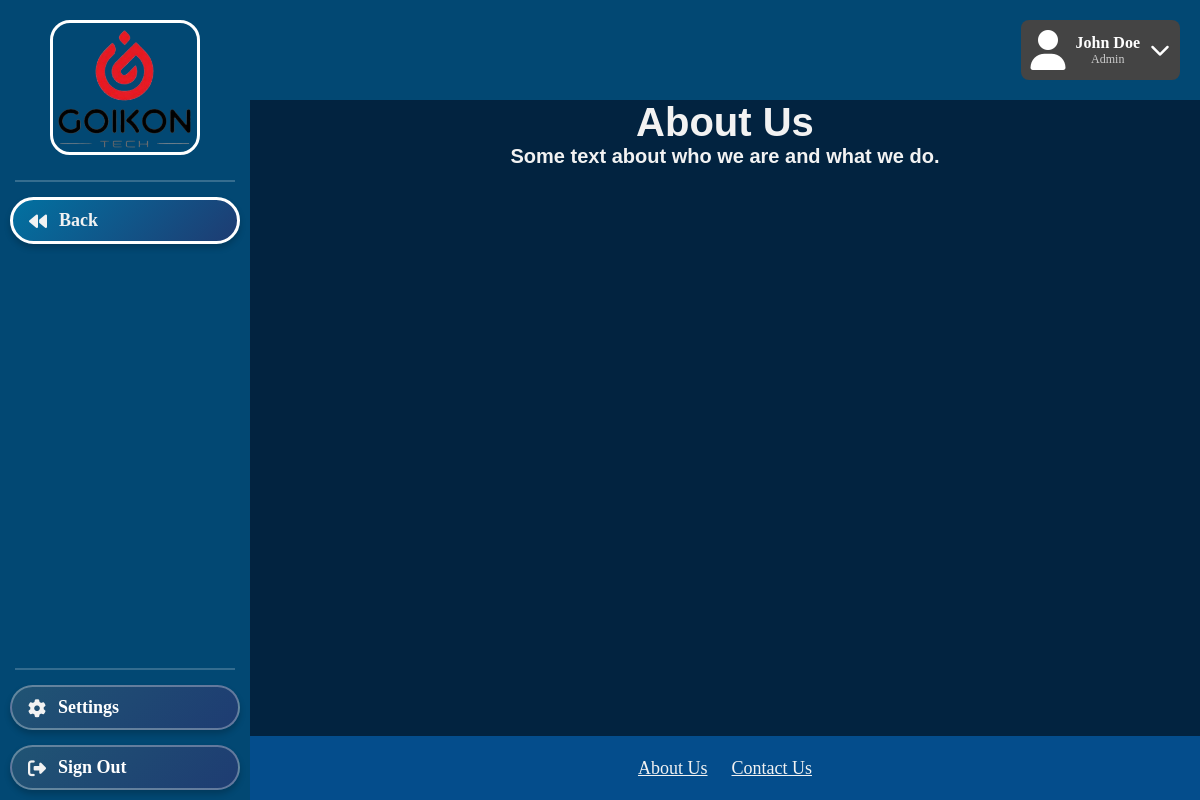
The app's page /Homepages/AboutUs.php (signed in) with its own data.
### tables this page shows
CREATE TABLE User (
    UserID INTEGER PRIMARY KEY AUTOINCREMENT,
    RoleID INTEGER NOT NULL,
    AccountType TEXT NOT NULL CHECK (AccountType IN ('Admin', 'Player', 'Team Manager', 'Referee')),
    Firstname VARCHAR(255) NOT NULL,
    Surname VARCHAR(255) NOT NULL,
    Password TEXT NOT NULL,
    Username TEXT NOT NULL UNIQUE,
    DateOfBirth DATE NOT NULL,
    Nationality VARCHAR(255) NOT NULL,
    PhoneNumber VARCHAR(255) NOT NULL,
    Email TEXT NOT NULL UNIQUE,
    FOREIGN KEY (RoleID) REFERENCES Roles(RoleID) ON DELETE CASCADE ON UPDATE CASCADE
);

### Homepages/AboutUs.php (the view, shortened to what this page needs)
<?php
require_once '../Include/db.php';
$userID = $_SESSION['user_id'];
try {
    $dbInstance = new Database();
    $conn = $dbInstance->getConnection();
} catch (Exception $e) {
    die("Error: " . $e->getMessage());
}
$sql = "SELECT *
        FROM User
        WHERE UserID = ?";
$stmt = $conn->prepare($sql);
$stmt->bindValue(1, $userID, SQLITE3_INTEGER);
$result = $stmt->execute();
if ($result) {
    $row = $result->fetchArray(SQLITE3_ASSOC);
    if ($row) {
        $firstname = $row['Firstname'];
        $surname = $row['Surname'];
        $role = $row['AccountType'];
    } else {
        die("User not found.");
    }
} else {
    die("Error fetching user data: " . $conn->lastErrorMsg());
}
?>
<!DOCTYPE html>
<html>
   <link rel="stylesheet" href="../styles.css">
   <div class="header">
        <div class="profile-box">
            <i class="fa fa-user"></i>
            <div>
                <div class="name"><?php echo $firstname . ' ' . $surname; ?></div>
                <div class="role"><?php echo $role; ?></div>
            </div>
            <i class="fa fa-chevron-down dropdown-icon"></i>
        </div>
   </div>
   <div class="sidebar">
       <img src="../GoIkonLogoFinal.png" alt="Goikon Logo" class = "goikon-logo">
       <div class="sidebar-separator"></div>
       <div class="sidebar-button">
            <a onclick="history.back()">
                <i class="fa-solid fa-backward"></i>Back
            </a>
        </div>
        <div class="sidebar-toolbox-container">
            <div class="sidebar-separator"></div>
            <div class="sidebar-toolbox-button">
                <a href="../Homepages/SettingsPersonal.php">
                    <i class="fa-solid fa-gear"></i>Settings
                </a>
            </div>
            <div class="sidebar-toolbox-button">
                <a href="../Create Account and Login/Login.php">
                    <i class="fa-solid fa-right-from-bracket"></i></i>Sign Out
                </a>
            </div>
        </div>
    </div>
   <div class="footer">
       <a href="AboutUs.php" class="stayOnPageLink">About Us</a>
       <a href="ContactUs.php">Contact Us</a>
   </div>
   <div class="main-content">
       <h1><b>About Us</b></h1>
       <p><b >Some text about who we are and what we do.</b></p>
   </div>
</html>

### styles.css (style rules this page uses)
.header { position: fixed; display: flex; align-items: center; justify-content: center; top: 0; left: 0; width: calc(100% - 250px); height: 100px; left: 250px; background-color: #024873; color: white; text-align: center; z-index: 10000000023; }
.profile-box { position: absolute; top: 20px; right: 20px; background-color: #444; padding: 10px; border-radius: 8px; display: flex; align-items: center; color: white; max-width: 300px; }
.profile-box .fa-user { font-size: 40px; margin-right: 10px; }
.profile-box .name { font-weight: bold; white-space: nowrap; overflow: hidden; text-overflow: ellipsis; }
.profile-box .role { font-size: 12px; color: #ccc; white-space: nowrap; overflow: hidden; text-overflow: ellipsis; }
.profile-box .dropdown-icon { margin-left: 10px; cursor: pointer; font-size: 20px; }
.goikon-logo { position: absolute; top: 20px; left: 50px; width: 150px; height: auto; z-index: 10000; border: 3px solid white; border-radius: 20px; }
.sidebar { position: fixed; top: 0; left: 0; width: 250px; height: 100%; background-color: #024873; display: flex; flex-direction: column; align-items: center; padding-top: 180px; gap: 15px; }
.sidebar-button { background: none; padding: 0; }
.sidebar-button a { display: block; background: linear-gradient(135deg, #0271A1, #1e3c72); color: #F2F2F2; cursor: pointer; text-align: left; text-indent: 8px; font-weight: bold; text-decoration: none; font-size: 18px; width: 230px; padding: 10px 0; display: block; border: 3px solid white; border-radius: 50px; transition: all 0.3s ease-in-out; box-shadow: 0 4px 6px rgba(0, 0, 0, 0.2); }
.sidebar i { color: #f2f2f2; font-size: 18px; vertical-align: middle; margin-right: 20px; width: 1em; }
.sidebar-toolbox-container { position: fixed; display: flex; flex-direction: column; align-items: center; gap: 15px; width: 250px; bottom: 10px; left: 0; }
.sidebar-toolbox-button { position: relative; display: flex; background: none; padding: 0; }
.sidebar-toolbox-button a { cursor: pointer; text-align: left; text-indent: 8px; background: linear-gradient(135deg, #205474, #1e3c72); color: white; font-weight: bold; text-decoration: none; font-size: 18px; width: 230px; padding: 10px 0; border-radius: 30px; backdrop-filter: blur(10px); border: 2px solid rgba(255, 255, 255, 0.3); transition: all 0.3s ease-in-out; box-shadow: 0 4px 6px rgba(0, 0, 0, 0.2); }
.sidebar-separator { height: 2px; background-color: rgba(255, 255, 255, 0.2); margin: 0px; width: calc(100% - 30px); margin-left: 15px; margin-right: 15px; }
.footer { position: fixed; left: 250px; width: calc(100vw - 250px); bottom: 0; background-color: #044D8C; text-align: center; padding: 20px; z-index: -1000; }
.footer a { color: #F2F2F2; font-size: 18px; line-height: 24px; margin: 10px; }
.main-content { position: fixed; align-content: left; top: 100px; left: 250px; width: calc(100vw - 250px); height: calc(100vh - 164px); background-color: #022340; z-index: 1000001; font-family:Verdana, Tahoma, sans-serif; }
.main-content h1 { text-align: center; font-size: 40px; color: #F2F2F2; cursor: pointer; }
.main-content p { text-align: center; font-size: 20px; color: #f2f2f2; font:600; line-height: normal; }
* { margin: 0; padding: 0; box-sizing: border-box; }

### Homepages/AboutUs.php (style rules this page uses)
h1 { text-align: center; }
p { text-align: center; }

### records on screen
user: Firstname "John", Surname "Doe", AccountType "Admin"
